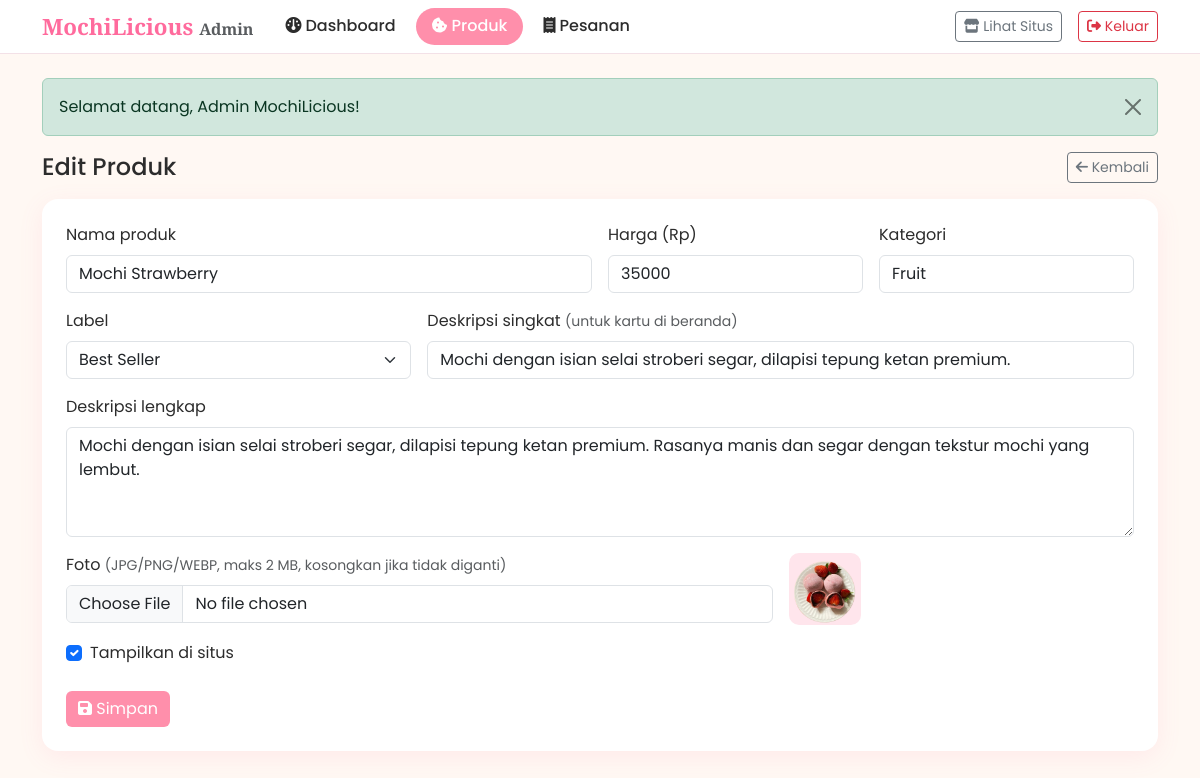
Page /admin/product_form.php?id=1 (signed in) on the committed database.
### tables this page shows
CREATE TABLE `products` (
  `id` INT UNSIGNED NOT NULL AUTO_INCREMENT,
  `name` VARCHAR(100) NOT NULL,
  `price` INT UNSIGNED NOT NULL,
  `short_desc` VARCHAR(255) NOT NULL DEFAULT '',
  `description` TEXT NOT NULL,
  `image` VARCHAR(255) NOT NULL DEFAULT '',
  `badge` VARCHAR(30) NOT NULL DEFAULT '',
  `category` VARCHAR(50) NOT NULL DEFAULT 'Classic',
  `is_active` TINYINT(1) NOT NULL DEFAULT 1,
  `created_at` TIMESTAMP NOT NULL DEFAULT CURRENT_TIMESTAMP,
  PRIMARY KEY (`id`)
);

### admin/product_form.php (the view, shortened to what this page needs)
<?php
require_once __DIR__ . '/_init.php';
$db = getDB();
$id = (int)($_GET['id'] ?? $_POST['id'] ?? 0);
$product = ['name' => '', 'price' => '', 'short_desc' => '', 'description' => '', 'image' => '', 'badge' => '', 'category' => 'Classic', 'is_active' => 1];
if ($id > 0) {
    $stmt = $db->prepare('SELECT * FROM products WHERE id = ?');
    $stmt->execute([$id]);
    $found = $stmt->fetch();
    $product = $found;
}
?>
<div class="d-flex justify-content-between align-items-center mb-3">
    <h1 class="h4 mb-0"><?php echo $id ? 'Edit Produk' : 'Tambah Produk'; ?></h1>
    <a href="products.php" class="btn btn-outline-secondary btn-sm"><i class="fas fa-arrow-left"></i> Kembali</a>
</div>
<form method="post" enctype="multipart/form-data" class="card-box p-4">
    <div class="row g-3">
        <div class="col-md-6">
            <label class="form-label">Nama produk</label>
            <input type="text" name="name" class="form-control" maxlength="100" value="<?php echo e($product['name']); ?>" required>
        </div>
        <div class="col-md-3">
            <label class="form-label">Harga (Rp)</label>
            <input type="number" name="price" class="form-control" min="1000" step="500" value="<?php echo e($product['price']); ?>" required>
        </div>
        <div class="col-md-3">
            <label class="form-label">Kategori</label>
            <input type="text" name="category" class="form-control" list="cats" maxlength="50" value="<?php echo e($product['category']); ?>" required>
        </div>
        <div class="col-md-4">
            <label class="form-label">Label</label>
            <select name="badge" class="form-select">
                <?php foreach (['' => '(tanpa label)', 'Best Seller' => 'Best Seller', 'Promo' => 'Promo', 'New' => 'New'] as $val => $label): ?>
                    <option value="<?php echo e($val); ?>" <?php echo $product['badge'] === $val ? 'selected' : ''; ?>><?php echo e($label); ?></option>
                <?php endforeach; ?>
            </select>
        </div>
        <div class="col-md-8">
            <label class="form-label">Deskripsi singkat <small class="text-muted">(untuk kartu di beranda)</small></label>
            <input type="text" name="short_desc" class="form-control" maxlength="255" value="<?php echo e($product['short_desc']); ?>">
        </div>
        <div class="col-12">
            <label class="form-label">Deskripsi lengkap</label>
            <textarea name="description" rows="4" class="form-control" required><?php echo e($product['description']); ?></textarea>
        </div>
        <div class="col-md-8">
            <label class="form-label">Foto <small class="text-muted">(JPG/PNG/WEBP, maks 2 MB<?php echo $id ? ', kosongkan jika tidak diganti' : ''; ?>)</small></label>
            <input type="file" name="image" class="form-control" accept="image/jpeg,image/png,image/webp" <?php echo $id ? '' : 'required'; ?>>
        </div>
        <div class="col-md-4 d-flex align-items-end">
            <?php if ($product['image']): ?>
                <img class="thumb" style="width:72px;height:72px" src="../<?php echo e($product['image']); ?>" alt="">
            <?php endif; ?>
        </div>
        <div class="col-12">
            <div class="form-check">
                <input class="form-check-input" type="checkbox" name="is_active" id="is_active" <?php echo $product['is_active'] ? 'checked' : ''; ?>>
                <label class="form-check-label" for="is_active">Tampilkan di situs</label>
            </div>
        </div>
    </div>
    <div class="mt-4">
        <button type="submit" class="btn btn-pink"><i class="fas fa-floppy-disk"></i> Simpan</button>
    </div>
</form>

### admin/_init.php (style rules this page uses)
:root { --pink: #FFB3C6; --pink-dark: #FF8FAB; --pink-accent: #FF6B9D; --mochi: #FFF8F3; --charcoal: #2C2C2C; }
body { font-family: 'Poppins', sans-serif; background: var(--mochi); color: var(--charcoal); }
.card-box { background: #fff; border: 0; border-radius: 16px; box-shadow: 0 6px 24px rgba(255,107,157,.10); }
.btn-pink { background: var(--pink-dark); color: #fff; border: 0; }
.thumb { width: 52px; height: 52px; object-fit: cover; border-radius: 10px; background: #ffe5ec; }

### rows in the picture
products: name "Mochi Strawberry", price "35000", category "Fruit", short_desc "Mochi dengan isian selai stroberi segar, dilapisi tepung ketan premium.", description "Mochi dengan isian selai stroberi segar, dilapisi tepung ketan premium. Rasanya manis dan segar dengan tekstur mochi yang lembut.", image (picture), is_active "☑"

### other values in the picture
$label "Dashboard"
$label "Produk"
$label "Pesanan"
$flash['message'] "Selamat datang, Admin MochiLicious!"
form field badge "Best Seller"
